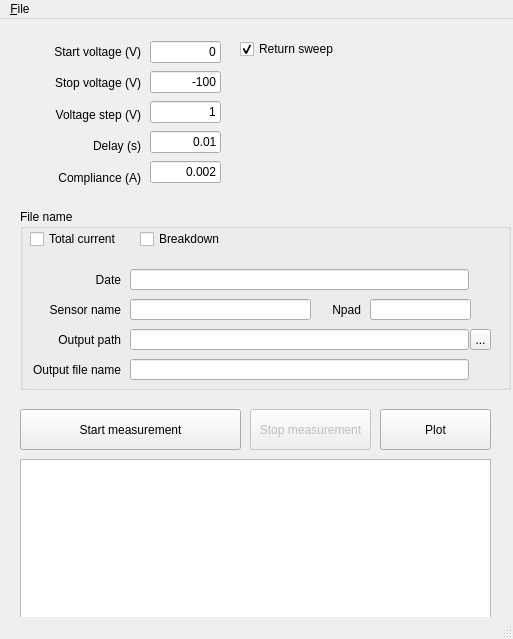
<?xml version="1.0" encoding="UTF-8"?>
<ui version="4.0">
 <class>MainWindow</class>
 <widget class="QMainWindow" name="MainWindow">
  <property name="windowModality">
   <enum>Qt::NonModal</enum>
  </property>
  <property name="enabled">
   <bool>true</bool>
  </property>
  <property name="geometry">
   <rect>
    <x>0</x>
    <y>0</y>
    <width>513</width>
    <height>639</height>
   </rect>
  </property>
  <property name="sizePolicy">
   <sizepolicy hsizetype="Preferred" vsizetype="Preferred">
    <horstretch>0</horstretch>
    <verstretch>0</verstretch>
   </sizepolicy>
  </property>
  <property name="minimumSize">
   <size>
    <width>0</width>
    <height>0</height>
   </size>
  </property>
  <property name="baseSize">
   <size>
    <width>514</width>
    <height>643</height>
   </size>
  </property>
  <property name="windowTitle">
   <string>I-V measurement</string>
  </property>
  <property name="toolTipDuration">
   <number>5</number>
  </property>
  <widget class="QWidget" name="centralwidget">
   <widget class="QCheckBox" name="checkBox_returnsweep">
    <property name="geometry">
     <rect>
      <x>240</x>
      <y>20</y>
      <width>111</width>
      <height>20</height>
     </rect>
    </property>
    <property name="sizePolicy">
     <sizepolicy hsizetype="Preferred" vsizetype="Preferred">
      <horstretch>0</horstretch>
      <verstretch>0</verstretch>
     </sizepolicy>
    </property>
    <property name="toolTip">
     <string extracomment="Test"/>
    </property>
    <property name="toolTipDuration">
     <number>5</number>
    </property>
    <property name="statusTip">
     <string extracomment="test"/>
    </property>
    <property name="text">
     <string>Return sweep</string>
    </property>
    <property name="checkable">
     <bool>true</bool>
    </property>
    <property name="checked">
     <bool>true</bool>
    </property>
   </widget>
   <widget class="QWidget" name="verticalLayoutWidget">
    <property name="geometry">
     <rect>
      <x>20</x>
      <y>20</y>
      <width>121</width>
      <height>151</height>
     </rect>
    </property>
    <layout class="QVBoxLayout" name="verticalLayout">
     <item>
      <widget class="QLabel" name="label">
       <property name="layoutDirection">
        <enum>Qt::LeftToRight</enum>
       </property>
       <property name="text">
        <string>Start voltage (V)</string>
       </property>
       <property name="alignment">
        <set>Qt::AlignRight|Qt::AlignTrailing|Qt::AlignVCenter</set>
       </property>
      </widget>
     </item>
     <item>
      <widget class="QLabel" name="label_2">
       <property name="layoutDirection">
        <enum>Qt::LeftToRight</enum>
       </property>
       <property name="text">
        <string>Stop voltage (V)</string>
       </property>
       <property name="alignment">
        <set>Qt::AlignRight|Qt::AlignTrailing|Qt::AlignVCenter</set>
       </property>
      </widget>
     </item>
     <item>
      <widget class="QLabel" name="label_3">
       <property name="layoutDirection">
        <enum>Qt::LeftToRight</enum>
       </property>
       <property name="text">
        <string>Voltage step (V)</string>
       </property>
       <property name="alignment">
        <set>Qt::AlignRight|Qt::AlignTrailing|Qt::AlignVCenter</set>
       </property>
      </widget>
     </item>
     <item>
      <widget class="QLabel" name="label_4">
       <property name="text">
        <string>Delay (s)</string>
       </property>
       <property name="alignment">
        <set>Qt::AlignRight|Qt::AlignTrailing|Qt::AlignVCenter</set>
       </property>
      </widget>
     </item>
     <item>
      <widget class="QLabel" name="label_9">
       <property name="text">
        <string>Compliance (A)</string>
       </property>
       <property name="alignment">
        <set>Qt::AlignRight|Qt::AlignTrailing|Qt::AlignVCenter</set>
       </property>
      </widget>
     </item>
    </layout>
   </widget>
   <widget class="QWidget" name="verticalLayoutWidget_2">
    <property name="geometry">
     <rect>
      <x>150</x>
      <y>20</y>
      <width>71</width>
      <height>151</height>
     </rect>
    </property>
    <layout class="QVBoxLayout" name="verticalLayout_2">
     <item>
      <widget class="QLineEdit" name="lineEdit_Vstart">
       <property name="text">
        <string>0</string>
       </property>
       <property name="alignment">
        <set>Qt::AlignRight|Qt::AlignTrailing|Qt::AlignVCenter</set>
       </property>
      </widget>
     </item>
     <item>
      <widget class="QLineEdit" name="lineEdit_Vstop">
       <property name="text">
        <string>-100</string>
       </property>
       <property name="alignment">
        <set>Qt::AlignRight|Qt::AlignTrailing|Qt::AlignVCenter</set>
       </property>
      </widget>
     </item>
     <item>
      <widget class="QLineEdit" name="lineEdit_Vstep">
       <property name="text">
        <string>1</string>
       </property>
       <property name="alignment">
        <set>Qt::AlignRight|Qt::AlignTrailing|Qt::AlignVCenter</set>
       </property>
      </widget>
     </item>
     <item>
      <widget class="QLineEdit" name="lineEdit_delay">
       <property name="text">
        <string>0.01</string>
       </property>
       <property name="alignment">
        <set>Qt::AlignRight|Qt::AlignTrailing|Qt::AlignVCenter</set>
       </property>
      </widget>
     </item>
     <item>
      <widget class="QLineEdit" name="lineEdit_compl">
       <property name="text">
        <string>0.002</string>
       </property>
       <property name="alignment">
        <set>Qt::AlignRight|Qt::AlignTrailing|Qt::AlignVCenter</set>
       </property>
      </widget>
     </item>
    </layout>
   </widget>
   <widget class="QPushButton" name="pushButton_start">
    <property name="geometry">
     <rect>
      <x>20</x>
      <y>390</y>
      <width>221</width>
      <height>41</height>
     </rect>
    </property>
    <property name="toolTip">
     <string extracomment="asdfasdf"/>
    </property>
    <property name="text">
     <string>Start measurement</string>
    </property>
   </widget>
   <widget class="QGroupBox" name="groupBox">
    <property name="geometry">
     <rect>
      <x>20</x>
      <y>190</y>
      <width>491</width>
      <height>181</height>
     </rect>
    </property>
    <property name="title">
     <string>File name</string>
    </property>
    <widget class="QCheckBox" name="checkBox_totalcurrent">
     <property name="geometry">
      <rect>
       <x>10</x>
       <y>20</y>
       <width>101</width>
       <height>20</height>
      </rect>
     </property>
     <property name="text">
      <string>Total current</string>
     </property>
    </widget>
    <widget class="QCheckBox" name="checkBox_breakdown">
     <property name="geometry">
      <rect>
       <x>120</x>
       <y>20</y>
       <width>101</width>
       <height>20</height>
      </rect>
     </property>
     <property name="text">
      <string>Breakdown</string>
     </property>
    </widget>
    <widget class="QLabel" name="label_10">
     <property name="geometry">
      <rect>
       <x>20</x>
       <y>90</y>
       <width>81</width>
       <height>22</height>
      </rect>
     </property>
     <property name="text">
      <string>Sensor name</string>
     </property>
     <property name="alignment">
      <set>Qt::AlignRight|Qt::AlignTrailing|Qt::AlignVCenter</set>
     </property>
    </widget>
    <widget class="QLineEdit" name="lineEdit_sensorname">
     <property name="geometry">
      <rect>
       <x>110</x>
       <y>90</y>
       <width>181</width>
       <height>21</height>
      </rect>
     </property>
    </widget>
    <widget class="QLabel" name="label_7">
     <property name="geometry">
      <rect>
       <x>0</x>
       <y>150</y>
       <width>101</width>
       <height>22</height>
      </rect>
     </property>
     <property name="text">
      <string>Output file name</string>
     </property>
     <property name="alignment">
      <set>Qt::AlignRight|Qt::AlignTrailing|Qt::AlignVCenter</set>
     </property>
    </widget>
    <widget class="QLineEdit" name="lineEdit_ofname">
     <property name="geometry">
      <rect>
       <x>110</x>
       <y>150</y>
       <width>339</width>
       <height>21</height>
      </rect>
     </property>
    </widget>
    <widget class="QLabel" name="label_6">
     <property name="geometry">
      <rect>
       <x>20</x>
       <y>60</y>
       <width>81</width>
       <height>21</height>
      </rect>
     </property>
     <property name="text">
      <string>Date</string>
     </property>
     <property name="alignment">
      <set>Qt::AlignRight|Qt::AlignTrailing|Qt::AlignVCenter</set>
     </property>
    </widget>
    <widget class="QLineEdit" name="lineEdit_date">
     <property name="geometry">
      <rect>
       <x>110</x>
       <y>60</y>
       <width>339</width>
       <height>21</height>
      </rect>
     </property>
    </widget>
    <widget class="QLabel" name="label_5">
     <property name="geometry">
      <rect>
       <x>20</x>
       <y>120</y>
       <width>81</width>
       <height>21</height>
      </rect>
     </property>
     <property name="text">
      <string>Output path</string>
     </property>
     <property name="alignment">
      <set>Qt::AlignRight|Qt::AlignTrailing|Qt::AlignVCenter</set>
     </property>
    </widget>
    <widget class="QLineEdit" name="lineEdit_outpath">
     <property name="geometry">
      <rect>
       <x>110</x>
       <y>120</y>
       <width>339</width>
       <height>21</height>
      </rect>
     </property>
    </widget>
    <widget class="QToolButton" name="toolButton_outpath">
     <property name="geometry">
      <rect>
       <x>450</x>
       <y>120</y>
       <width>21</width>
       <height>21</height>
      </rect>
     </property>
     <property name="text">
      <string>...</string>
     </property>
    </widget>
    <widget class="QLineEdit" name="lineEdit_npad">
     <property name="geometry">
      <rect>
       <x>350</x>
       <y>90</y>
       <width>101</width>
       <height>21</height>
      </rect>
     </property>
     <property name="text">
      <string/>
     </property>
    </widget>
    <widget class="QLabel" name="label_11">
     <property name="geometry">
      <rect>
       <x>300</x>
       <y>90</y>
       <width>41</width>
       <height>22</height>
      </rect>
     </property>
     <property name="text">
      <string>Npad</string>
     </property>
     <property name="alignment">
      <set>Qt::AlignRight|Qt::AlignTrailing|Qt::AlignVCenter</set>
     </property>
    </widget>
   </widget>
   <widget class="QPushButton" name="pushButton_stop">
    <property name="enabled">
     <bool>false</bool>
    </property>
    <property name="geometry">
     <rect>
      <x>250</x>
      <y>390</y>
      <width>121</width>
      <height>41</height>
     </rect>
    </property>
    <property name="toolTip">
     <string extracomment="asdfasdf"/>
    </property>
    <property name="text">
     <string>Stop measurement</string>
    </property>
   </widget>
   <widget class="QPushButton" name="pushButton_plot">
    <property name="geometry">
     <rect>
      <x>380</x>
      <y>390</y>
      <width>111</width>
      <height>41</height>
     </rect>
    </property>
    <property name="toolTip">
     <string extracomment="asdfasdf"/>
    </property>
    <property name="text">
     <string>Plot</string>
    </property>
   </widget>
   <widget class="QPlainTextEdit" name="plainTextEdit">
    <property name="geometry">
     <rect>
      <x>20</x>
      <y>440</y>
      <width>471</width>
      <height>161</height>
     </rect>
    </property>
   </widget>
  </widget>
  <widget class="QMenuBar" name="menubar">
   <property name="geometry">
    <rect>
     <x>0</x>
     <y>0</y>
     <width>513</width>
     <height>22</height>
    </rect>
   </property>
   <widget class="QMenu" name="menu_file">
    <property name="title">
     <string>&amp;File</string>
    </property>
    <addaction name="actiontest"/>
    <addaction name="separator"/>
    <addaction name="actiontest23"/>
   </widget>
   <addaction name="menu_file"/>
  </widget>
  <widget class="QStatusBar" name="statusbar"/>
  <action name="actiontest">
   <property name="text">
    <string>&amp;New measurement</string>
   </property>
   <property name="iconText">
    <string>&amp;New measurement</string>
   </property>
  </action>
  <action name="actiontest23">
   <property name="text">
    <string>E&amp;xit</string>
   </property>
  </action>
 </widget>
 <resources/>
 <connections/>
</ui>
